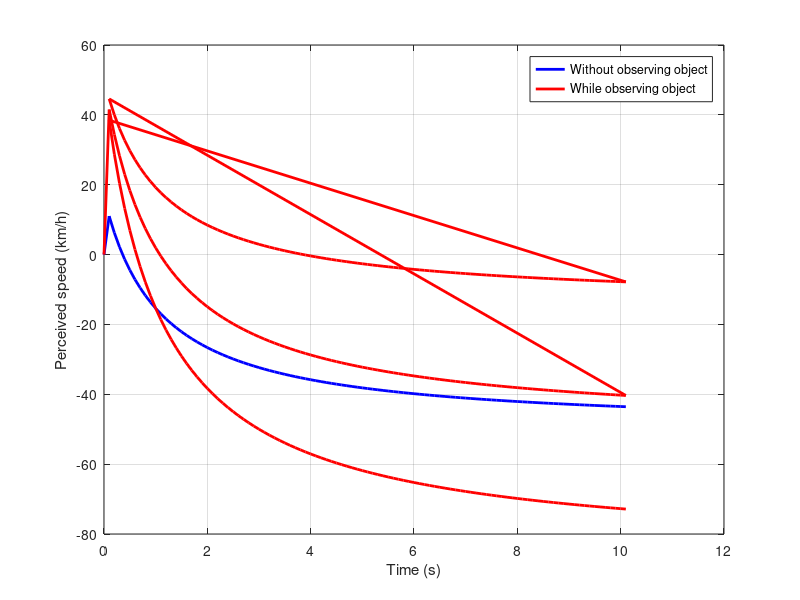
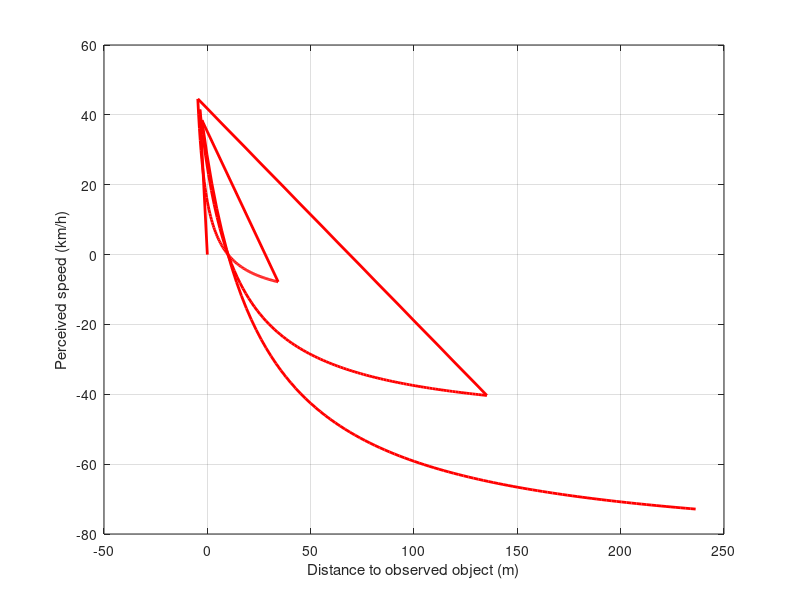

MATLAB code for these plots, in order:
% Define parameters
train_speed = 50; % km/h
observer_distance = 5; % m
object_distance = 10; % m
object_speeds = [0, 10, -10]; % m/s
time_step = 0.1; % seconds
duration = 10; % seconds

% Initialize arrays
time_array1 = 0;
perceived_speed_array1 = 0;
time_array2 = 0;
perceived_speed_array2 = 0;
observer_distance_array2 = 0;

% Initialize variables
observer_position = observer_distance;
object_position = object_distance;
time = 0;

% Simulate motion without observing object
while time < duration
    % Update observer position
    observer_position = observer_position + (train_speed/3.6) * time_step;
    
    % Calculate perceived speed
    perceived_speed1 = train_speed * (object_distance - observer_position) / (object_distance + observer_position);
    
    % Update time
    time = time + time_step;
    
    % Store results
    time_array1(end+1) = time;
    perceived_speed_array1(end+1) = perceived_speed1;
end

% Simulate motion while observing object
for object_speed = object_speeds
    % Reset variables
    observer_position = observer_distance;
    object_position = object_distance;
    time = 0;
    
    while time < duration
        % Update observer and object positions
        observer_position = observer_position + (train_speed/3.6) * time_step;
        object_position = object_position + (object_speed) * time_step;
        
        % Calculate perceived speed
        perceived_speed2 = train_speed * (object_distance + object_position - observer_position) / (object_distance + observer_position);
        
        % Update time
        time = time + time_step;
        
        % Store results
        time_array2(end+1) = time;
        perceived_speed_array2(end+1) = perceived_speed2;
        observer_distance_array2(end+1) = observer_position - object_position;
    end
end

% Plot results
figure(1);
plot(time_array1, perceived_speed_array1, 'b-', 'LineWidth', 2);
hold on;
plot(time_array2, perceived_speed_array2, 'r-', 'LineWidth', 2);
xlabel('Time (s)');
ylabel('Perceived speed (km/h)');
legend('Without observing object', 'While observing object');
grid on;

figure(2);
plot(observer_distance_array2, perceived_speed_array2, 'r-', 'LineWidth', 2);
xlabel('Distance to observed object (m)');
ylabel('Perceived speed (km/h)');
grid on;
